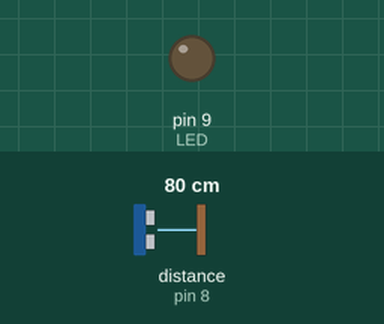
The sketch below on a simulated Arduino Uno, built with avr-gcc and run on an emulated ATmega328P. Parts: output pins drawn as LEDs (lit = HIGH). Wiring (inferred from the names in the program): ultrasonic range finder: trigger pin 7; echo pin 8. Inputs (shaded band) come from the test bench; at power-on: distance to the obstacle (sensor on pin 8) 80 cm. The echo pulse lasts 58.3 µs per cm; pins used as bus, display or sensor lines are not drawn.

Above: at 1.2 s.
1.3 s: distance to the obstacle (sensor on pin 8) set to 2 cm
At 1.7 s:
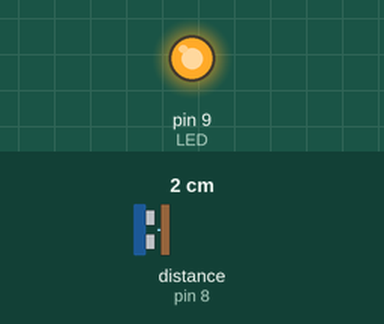
2.8 s: distance to the obstacle (sensor on pin 8) set to 10 cm
4.3 s: distance to the obstacle (sensor on pin 8) set to 13 cm
At 5.1 s:
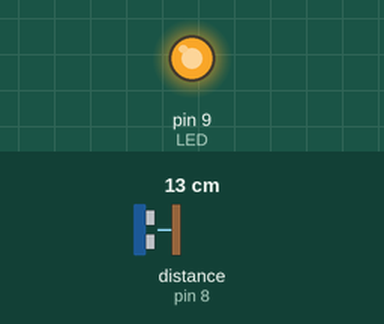
5.8 s: distance to the obstacle (sensor on pin 8) set to 35 cm
At 6.3 s:
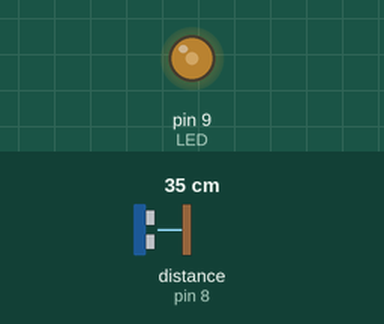
Timing chart, 0 to 8.3 s (numbered marks = the images above; inputs shaded):
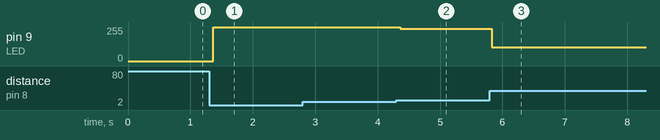

The sketch:

alerta-cero-encendido.ino
```cpp
// Fallo: no trata el 0 de pulseIn: sin eco calcula 0 cm y enciende el LED al máximo.
const int TRIG = 7;
const int ECO = 8;
const int LED = 9;

void setup() {
  Serial.begin(9600);
  pinMode(TRIG, OUTPUT);
  pinMode(ECO, INPUT);
}

void loop() {
  digitalWrite(TRIG, HIGH);
  delayMicroseconds(10);
  digitalWrite(TRIG, LOW);
  long cm = pulseIn(ECO, HIGH, 30000) / 58;
  if (cm > 400) Serial.println("Fuera de rango");
  analogWrite(LED, constrain(map(cm, 50, 10, 0, 255), 0, 255));
  delay(80);
}
```

Measured:
- after the input at 1.3 s, pin 9 (LED): 0/255 → 255/255 after 0.06 s
- after the input at 2.8 s, every drawn part: stays the same
- after the input at 4.3 s, pin 9 (LED): 255/255 → 242/255 after 0.06 s
- after the input at 5.8 s, pin 9 (LED): 242/255 → 102/255 at once
